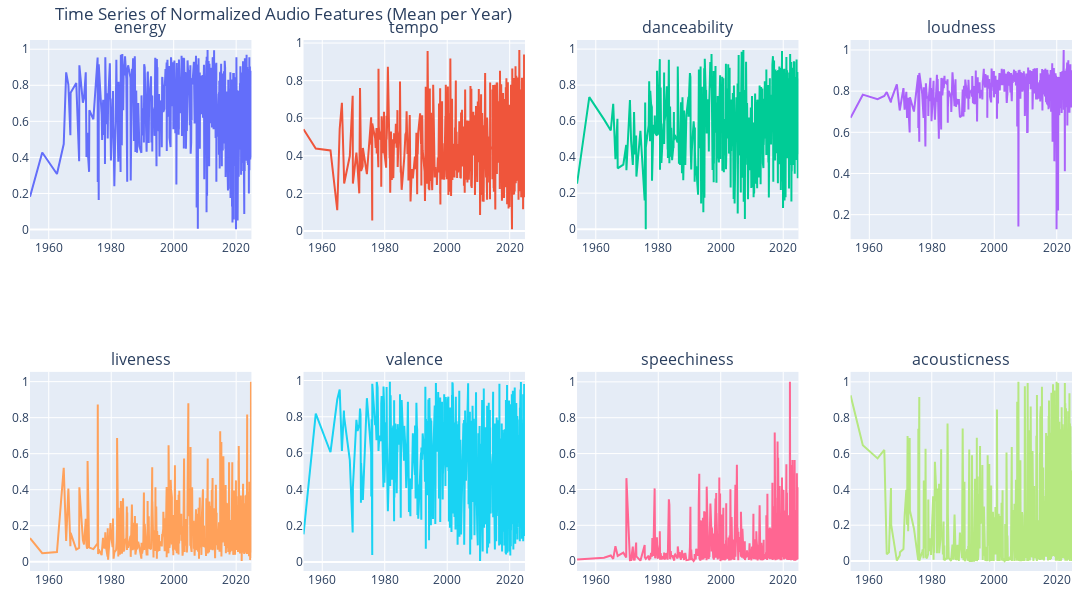

Write notebook code for a chart like this one.
### Code cell
# Create a grid of time series line plots for selected features
import plotly.subplots as sp

# List of features to plot
timeseries_features = [
    'energy', 'tempo', 'danceability', 'loudness', 'liveness', 'valence', 'speechiness', 'acousticness'
]

# Normalize the selected features to 0-1 range before plotting
def normalize_column(col):
    return (col - col.min()) / (col.max() - col.min())

# Create a copy to avoid modifying the original data
normalized_df = database[0].copy()
for feature in timeseries_features:
    normalized_df[feature] = normalize_column(normalized_df[feature])

# Create subplots: 2 rows x 4 columns
grid_rows = 2
grid_cols = 4
fig = sp.make_subplots(rows=grid_rows, cols=grid_cols, subplot_titles=timeseries_features)

# Plot each feature as a line plot (mean per year, normalized)
for i, feature in enumerate(timeseries_features):
    row = i // grid_cols + 1
    col = i % grid_cols + 1
    # Group by year and calculate mean
    ts = normalized_df.groupby('track_album_release_date')[feature].mean().reset_index()
    # If 'track_album_release_date' is not datetime, convert it
    if not pd.api.types.is_datetime64_any_dtype(ts['track_album_release_date']):
        ts['track_album_release_date'] = pd.to_datetime(ts['track_album_release_date'], errors='coerce')
    ts = ts.sort_values('track_album_release_date')
    fig.add_trace(
        go.Scatter(x=ts['track_album_release_date'], y=ts[feature], mode='lines', name=feature),
        row=row, col=col
    )

fig.update_layout(
    height=600, width=1200, showlegend=False,
    title_text="Time Series of Normalized Audio Features (Mean per Year)",
    margin=dict(l=20, r=20, t=40, b=20),
    autosize=True
)
fig.update_xaxes(matches=None, showticklabels=True)
fig.update_yaxes(matches=None)
fig.show()

### Figure 1 — Plotly figure (JSON) as saved in the notebook; plotly's stock layout.template omitted (floating-point values rounded to 4 significant figures; data arrays with more than 128 entries replaced by an {"elided": "..."} marker saying what was removed)
{"data": [{"mode": "lines", "name": "energy", "type": "scatter", "x": {"elided": "868 str values"}, "xaxis": "x", "y": {"elided": "868 float values"}, "yaxis": "y"}, {"mode": "lines", "name": "tempo", "type": "scatter", "x": {"elided": "868 str values"}, "xaxis": "x2", "y": {"elided": "868 float values"}, "yaxis": "y2"}, {"mode": "lines", "name": "danceability", "type": "scatter", "x": {"elided": "868 str values"}, "xaxis": "x3", "y": {"elided": "868 float values"}, "yaxis": "y3"}, {"mode": "lines", "name": "loudness", "type": "scatter", "x": {"elided": "868 str values"}, "xaxis": "x4", "y": {"elided": "868 float values"}, "yaxis": "y4"}, {"mode": "lines", "name": "liveness", "type": "scatter", "x": {"elided": "868 str values"}, "xaxis": "x5", "y": {"elided": "868 float values"}, "yaxis": "y5"}, {"mode": "lines", "name": "valence", "type": "scatter", "x": {"elided": "868 str values"}, "xaxis": "x6", "y": {"elided": "868 float values"}, "yaxis": "y6"}, {"mode": "lines", "name": "speechiness", "type": "scatter", "x": {"elided": "868 str values"}, "xaxis": "x7", "y": {"elided": "868 float values"}, "yaxis": "y7"}, {"mode": "lines", "name": "acousticness", "type": "scatter", "x": {"elided": "868 str values"}, "xaxis": "x8", "y": {"elided": "868 float values"}, "yaxis": "y8"}], "layout": {"annotations": [{"font": {"size": 16}, "showarrow": false, "text": "energy", "x": 0.1062, "xanchor": "center", "xref": "paper", "y": 1, "yanchor": "bottom", "yref": "paper"}, {"font": {"size": 16}, "showarrow": false, "text": "tempo", "x": 0.3688, "xanchor": "center", "xref": "paper", "y": 1, "yanchor": "bottom", "yref": "paper"}, {"font": {"size": 16}, "showarrow": false, "text": "danceability", "x": 0.6313, "xanchor": "center", "xref": "paper", "y": 1, "yanchor": "bottom", "yref": "paper"}, {"font": {"size": 16}, "showarrow": false, "text": "loudness", "x": 0.8938, "xanchor": "center", "xref": "paper", "y": 1, "yanchor": "bottom", "yref": "paper"}, {"font": {"size": 16}, "showarrow": false, "text": "liveness", "x": 0.1062, "xanchor": "center", "xref": "paper", "y": 0.375, "yanchor": "bottom", "yref": "paper"}, {"font": {"size": 16}, "showarrow": false, "text": "valence", "x": 0.3688, "xanchor": "center", "xref": "paper", "y": 0.375, "yanchor": "bottom", "yref": "paper"}, {"font": {"size": 16}, "showarrow": false, "text": "speechiness", "x": 0.6313, "xanchor": "center", "xref": "paper", "y": 0.375, "yanchor": "bottom", "yref": "paper"}, {"font": {"size": 16}, "showarrow": false, "text": "acousticness", "x": 0.8938, "xanchor": "center", "xref": "paper", "y": 0.375, "yanchor": "bottom", "yref": "paper"}], "autosize": true, "height": 600, "margin": {"b": 20, "l": 20, "r": 20, "t": 40}, "showlegend": false, "title": {"text": "Time Series of Normalized Audio Features (Mean per Year)"}, "width": 1200, "xaxis": {"anchor": "y", "domain": [0, 0.2125], "showticklabels": true}, "xaxis2": {"anchor": "y2", "domain": [0.2625, 0.475], "showticklabels": true}, "xaxis3": {"anchor": "y3", "domain": [0.525, 0.7375], "showticklabels": true}, "xaxis4": {"anchor": "y4", "domain": [0.7875, 1], "showticklabels": true}, "xaxis5": {"anchor": "y5", "domain": [0, 0.2125], "showticklabels": true}, "xaxis6": {"anchor": "y6", "domain": [0.2625, 0.475], "showticklabels": true}, "xaxis7": {"anchor": "y7", "domain": [0.525, 0.7375], "showticklabels": true}, "xaxis8": {"anchor": "y8", "domain": [0.7875, 1], "showticklabels": true}, "yaxis": {"anchor": "x", "domain": [0.625, 1]}, "yaxis2": {"anchor": "x2", "domain": [0.625, 1]}, "yaxis3": {"anchor": "x3", "domain": [0.625, 1]}, "yaxis4": {"anchor": "x4", "domain": [0.625, 1]}, "yaxis5": {"anchor": "x5", "domain": [0, 0.375]}, "yaxis6": {"anchor": "x6", "domain": [0, 0.375]}, "yaxis7": {"anchor": "x7", "domain": [0, 0.375]}, "yaxis8": {"anchor": "x8", "domain": [0, 0.375]}}}
